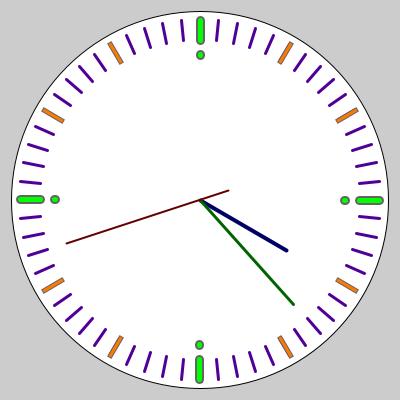
Frame 1 (no input)
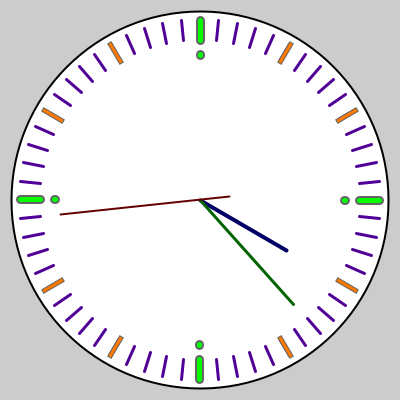
Frame 60 (the mouse pressed at the canvas centre just before this capture)
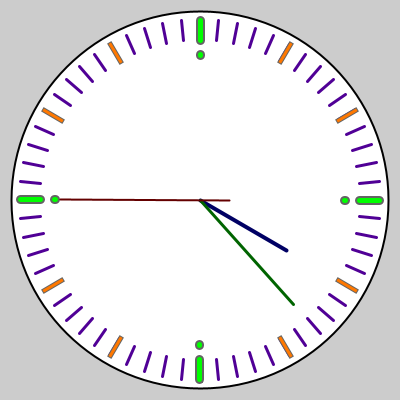
Frame 120 (the mouse held since frame 60 and released just before this capture)

The Processing sketch that drew these frames (run headless with seeded random() and noise(); from frame 60 on, the mouse is pressed at the canvas centre):

// Processing sketch: processing_141350
// ── processing_141350.pde

void setup()
{
size(400, 400);

}

void draw()
{
  background(204);
translate(width/2, height/2);
stroke(color(0,0,0));
ellipse(0,0, 377.5,377.5);

for(int m=1 ; m<=60 ; m++ )
{
  minuteTick(m);
}

for(int h=1 ; h<=12 ; h++ )
{
  hourTick(h);
}

quarterTick(12);
quarterTick(3);
quarterTick(6);
quarterTick(9);

  
  pushMatrix();
  strokeWeight(4);
  stroke(color(0,0,100));
  float angle2 = radians(map(hour(), 0,12, -90, 270));
  rotate(angle2);
  line(0,0, 100,0);
  popMatrix(); 
   
  pushMatrix();
  strokeWeight(3);
  stroke(color(0,100,0));
  float angle1 = radians(map(minute(), 0,60, -90,270));
  rotate(angle1);
  line(0,0, 140,0);
  popMatrix();
  
  pushMatrix();
  strokeWeight(2);
  stroke(color(100,0,0));
  float angle = radians(map(second(), 0,60, -90,270));
  rotate(angle);
  line(-30,0, 140,0);
  popMatrix();
  
}


void quarterTick(int q)
{
  pushMatrix();
  float angle = radians(map(q, 0, 12, 0, 360));
  rotate(angle);
  strokeCap(ROUND);
  stroke(100);
  strokeWeight(9);
  line(160, 0, 180, 0);
  point(145, 0);
  stroke(color(0, 255, 0));
  strokeWeight(5);
  line(160, 0, 180, 0);
  point(145, 0);
  popMatrix();
}

void hourTick(int h)
{
  pushMatrix();
  float angle = radians(map(h, 0, 12, 0, 360));
  rotate(angle);
  strokeCap(PROJECT);
  stroke(100);
  strokeWeight(5);
  line(160, 0, 180, 0);
  stroke(color(255, 120, 0));
  strokeWeight(3);
  line(160, 0, 180, 0);
  popMatrix();
}

void minuteTick(int m)
{
  pushMatrix();
  float angle = radians(map(m, 0, 60, 0, 360));
  rotate(angle);
  strokeCap(ROUND);
  stroke(150);
  stroke(color(80,0,150));
  strokeWeight(3);
  line(160, 0, 180, 0);
  popMatrix();
 
}
